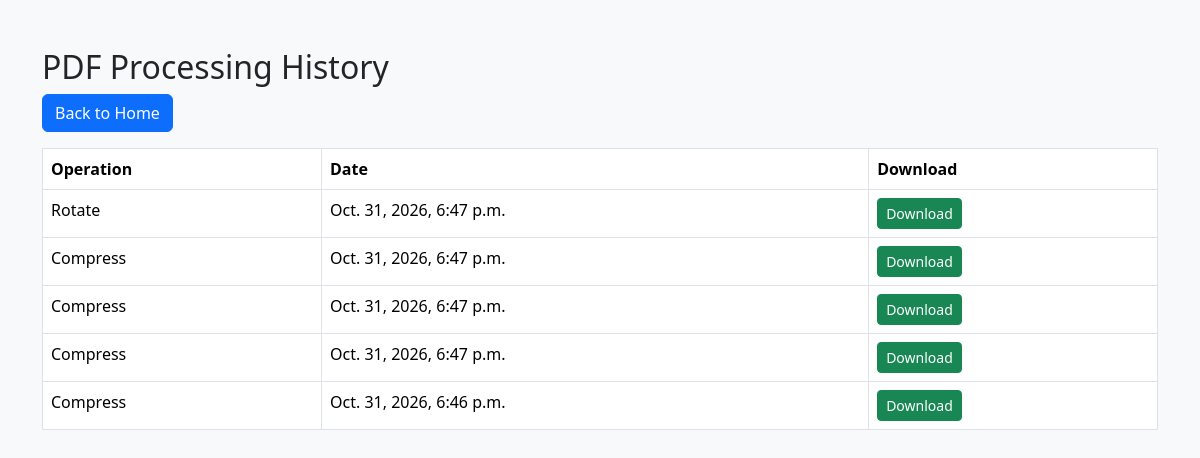
The page /history/ on the database its author committed.
### pdfapp/models.py (models this page shows, shortened)
class PDFHistory(models.Model):
    operation_choices = [
        ('merge', 'Merge'),
        ('split', 'Split'),
        ('compress', 'Compress'),
        ('rotate', 'Rotate'),
    ]
    operation = models.CharField(max_length = 20, choices = operation_choices)
    output_file = models.FileField(upload_to='output/')
    created_at = models.DateTimeField(auto_now_add = True)

### pdfapp/views.py (the view)
# urls.py: path('history/', views.history, name='history'),
def history(request):
    records = PDFHistory.objects.order_by('-created_at')[:20]
    return render(request, 'pdfapp/history.html', {
        'records': records
    })

### pdfapp/templates/pdfapp/history.html (shortened to what this page needs)
<!doctype html>
<html>
  <head>
    <link
      href="https://cdn.jsdelivr.net/npm/bootstrap@5.3.3/dist/css/bootstrap.min.css"
      rel="stylesheet"
    />
  </head>
  <body class="bg-light">
    <div class="container mt-5">
      <h2>PDF Processing History</h2>
      <a href="/" class="btn btn-primary mb-3"> Back to Home </a>
      <table class="table table-bordered bg-white">
        <thead>
          <tr>
            <th>Operation</th>
            <th>Date</th>
            <th>Download</th>
          </tr>
        </thead>
        <tbody>
          {% for item in records %}
          <tr>
            <td>{{ item.get_operation_display }}</td>
            <td>{{ item.created_at }}</td>
            <td>
              <a
                href="{{ item.output_file.url }}"
                class="btn btn-success btn-sm"
                download
              >
                Download
              </a>
            </td>
          </tr>
          {% empty %}
          <tr>
            <td colspan="3" class="text-center">No PDF history found.</td>
          </tr>
          {% endfor %}
        </tbody>
      </table>
    </div>
  </body>
</html>

### rows shown on the page
PDFHistory: operation "Rotate", created_at "Oct. 31, 2026, 6:47 p.m."
PDFHistory: operation "Compress", created_at "Oct. 31, 2026, 6:47 p.m."
PDFHistory: operation "Compress", created_at "Oct. 31, 2026, 6:47 p.m."
PDFHistory: operation "Compress", created_at "Oct. 31, 2026, 6:47 p.m."
PDFHistory: operation "Compress", created_at "Oct. 31, 2026, 6:46 p.m."
